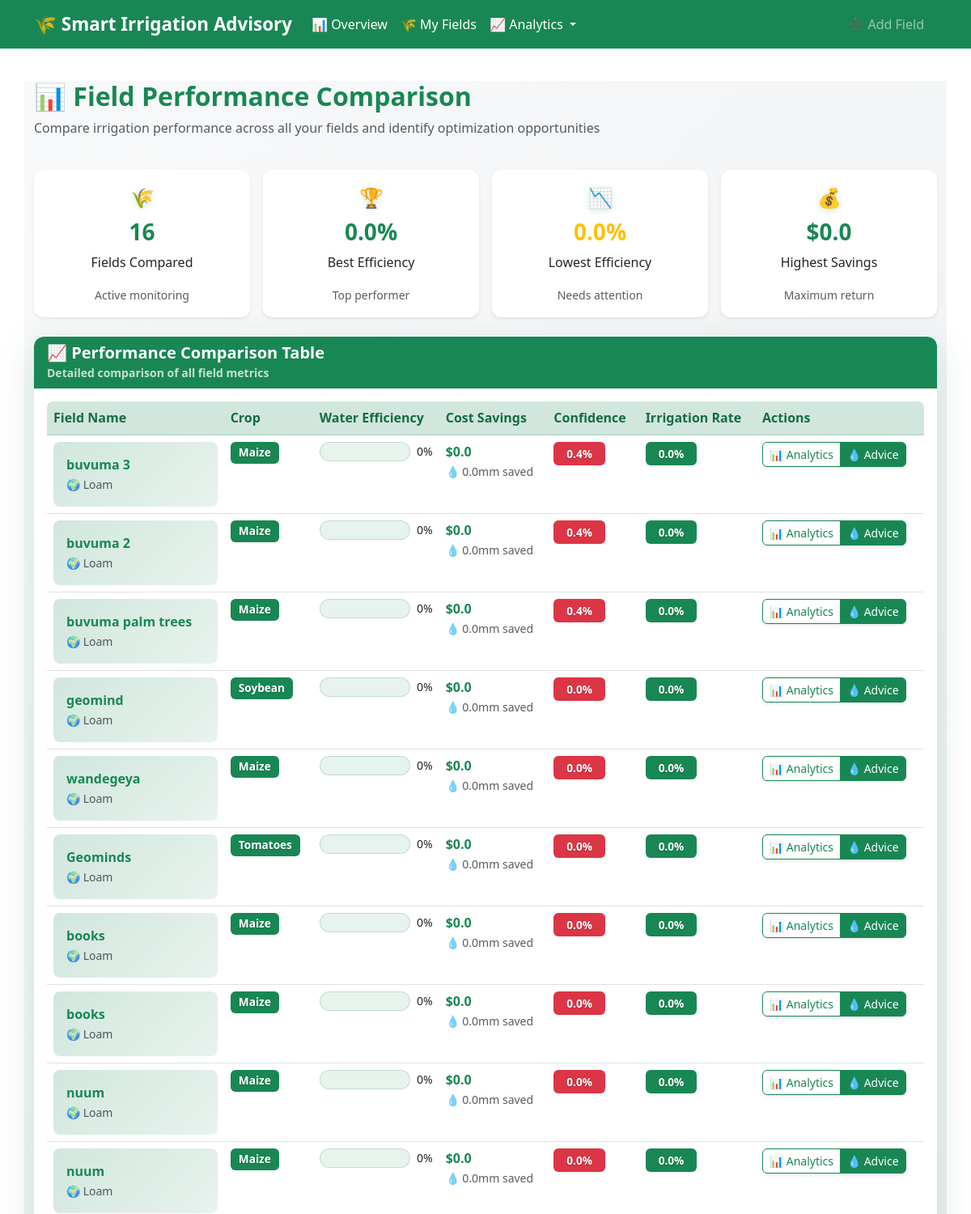
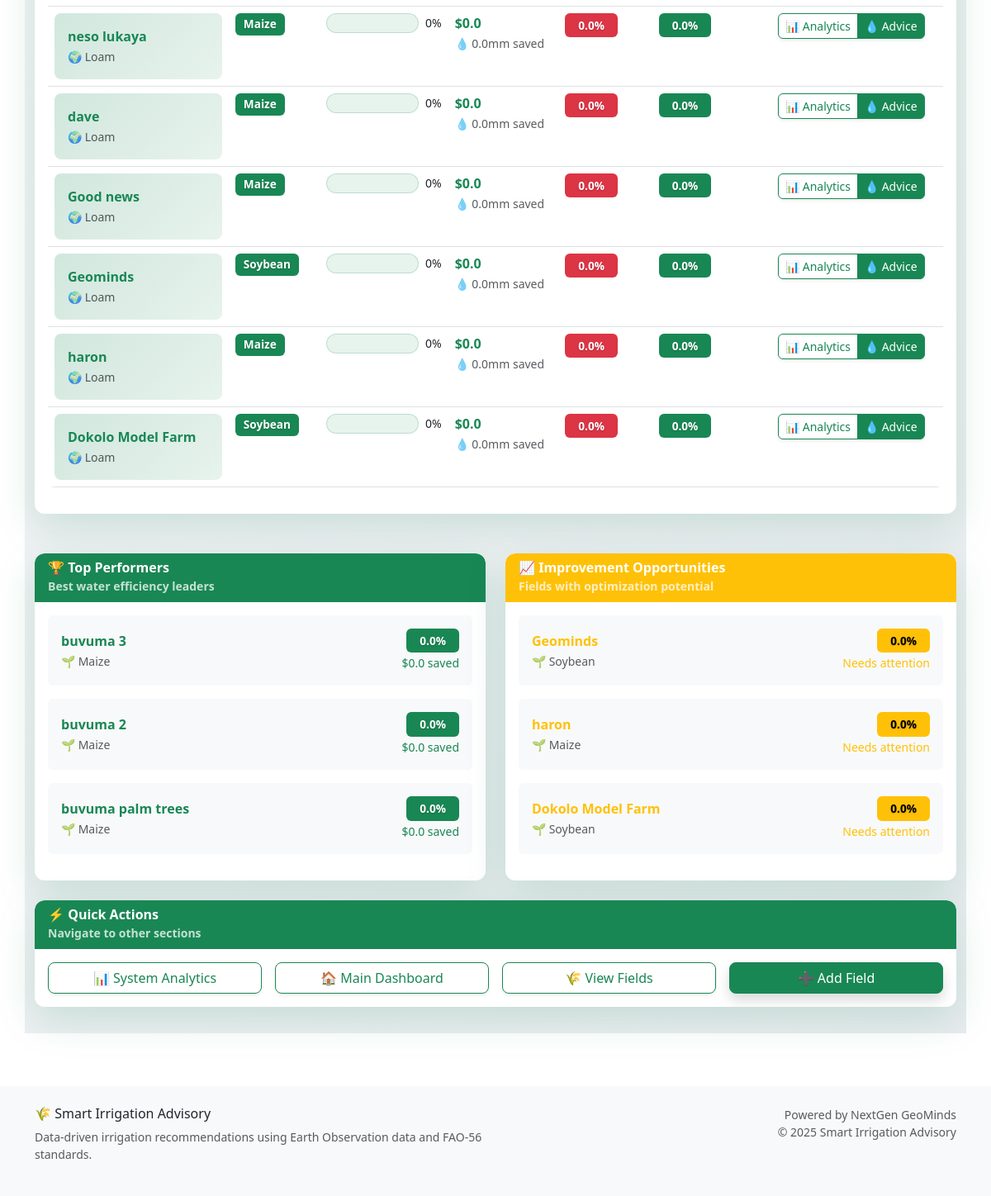
The page /analytics/compare/ on the database as committed earlier (2 pictures, top to bottom).
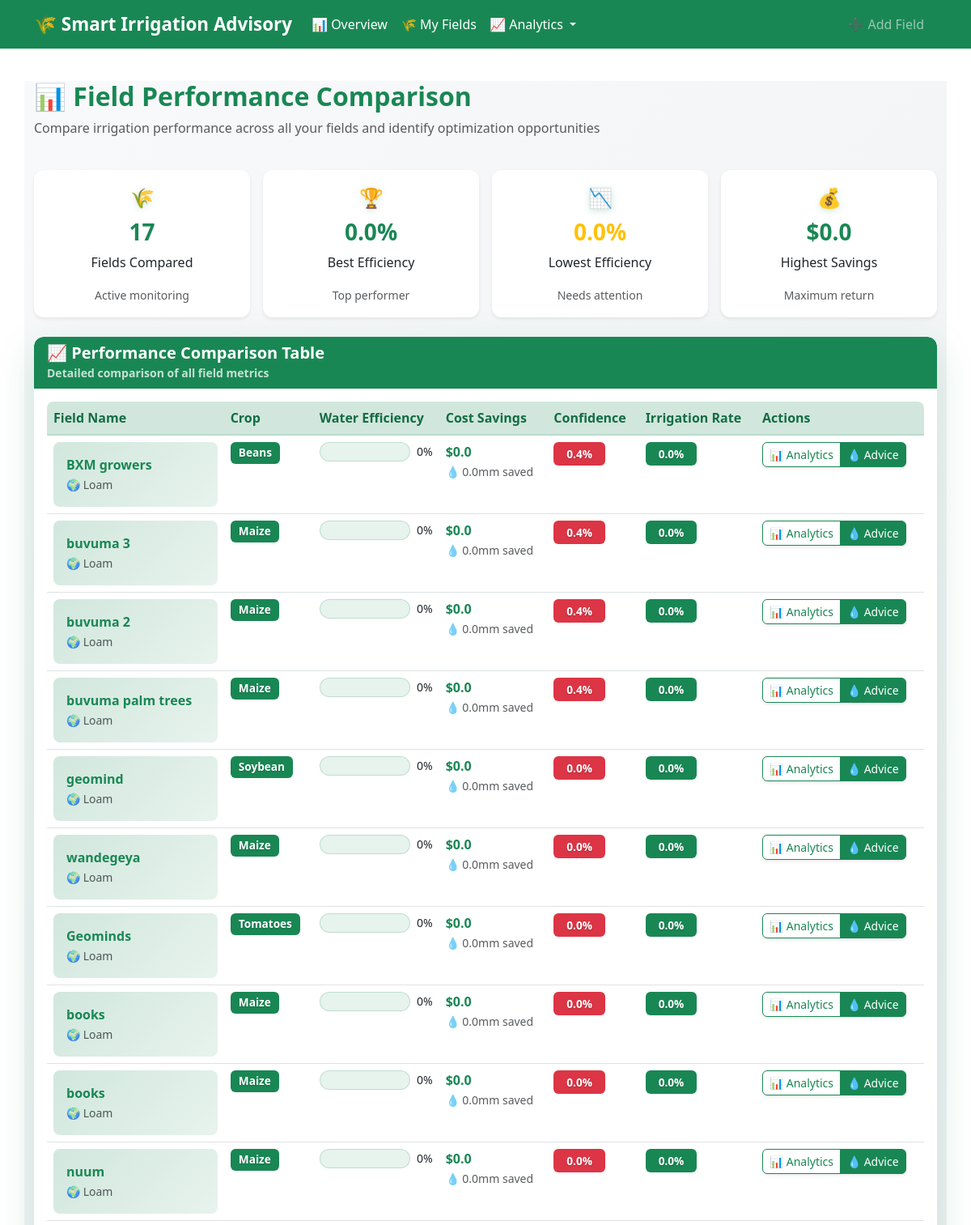
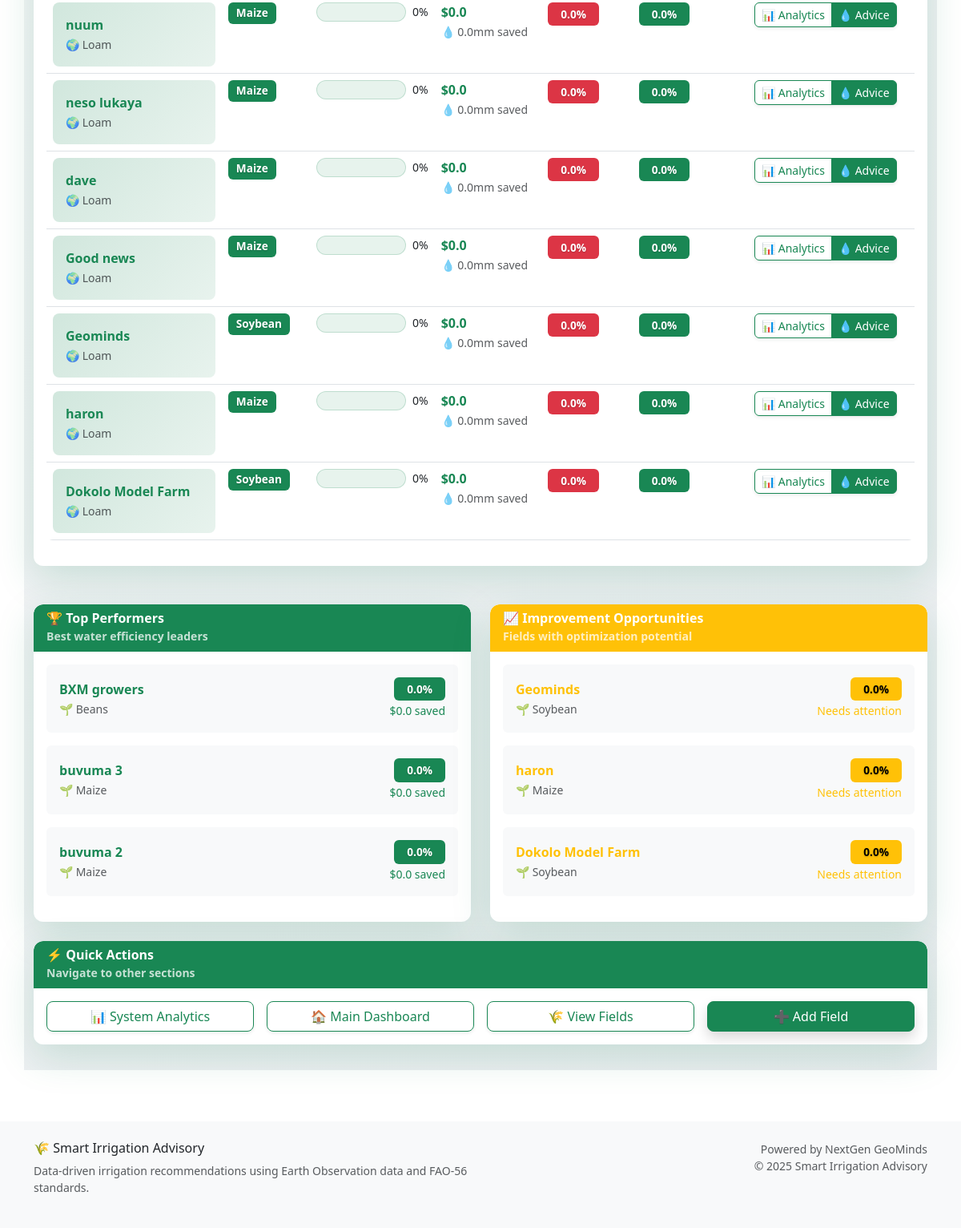
The same page on the database as committed later (2 pictures, top to bottom).
### advisory/models.py (models this page shows, shortened)
class FarmField(models.Model):
    CROP_CHOICES = [
        ("maize", "Maize"),
        ("soybean", "Soybean"),
        ("rice", "Rice"),
        ("wheat", "Wheat"),
        ("sugarcane", "Sugarcane"),
        ("cotton", "Cotton"),
        ("beans", "Beans"),
        ("potatoes", "Potatoes"),
        ("tomatoes", "Tomatoes"),
        ("cassava", "Cassava"),
    ]
    SOIL_CHOICES = [
        ("clay", "Clay"),
        ("loam", "Loam"),
        ("sandy", "Sandy"),
        ("silt", "Silt"),
        ("clay_loam", "Clay Loam"),
        ("sandy_loam", "Sandy Loam"),
    ]
    name = models.CharField(max_length=100)
    latitude = models.FloatField(_('Latitude'), validators=[
        MinValueValidator(-90.0), MaxValueValidator(90.0)])
    longitude = models.FloatField(_('Longitude'), validators=[
        MinValueValidator(-180.0), MaxValueValidator(180.0)])
    soil_type = models.CharField(
        choices=SOIL_CHOICES, max_length=20, default="loam", null=True, blank=True)
    crop_type = models.CharField(
        choices=CROP_CHOICES, max_length=20, default="maize")
    planting_date = models.DateField(_('Planting Date'), default=date.today)
    field_area_ha = models.FloatField(
        _('Field Area (ha)'),
        validators=[MinValueValidator(0.1), MaxValueValidator(1000.0)],
        null=True, blank=True,
        help_text="Field area in hectares"
    )
    elevation = models.FloatField(
        _('Elevation (m)'),
        null=True, blank=True,
        help_text="Field elevation in meters"
    )
    created_at = models.DateTimeField(auto_now_add=True)
    updated_at = models.DateTimeField(auto_now=True)
    class Meta:
        ordering = ['-created_at']
        verbose_name = 'Farm Field'
        verbose_name_plural = 'Farm Fields'

### advisory/views.py (the view)
# urls.py: path('analytics/compare/', views.performance_comparison_view,
def performance_comparison_view(request):
    fields = FarmField.objects.all()
    analytics = IrrigationAnalytics()
    field_performances = []
    for field in fields:
        performance = analytics.get_field_performance_summary(field.id, 30)
        field_performances.append({
            'field': field,
            'performance': performance
        })
    field_performances.sort(
        key=lambda x: x['performance']['water_use_efficiency'], reverse=True)
    context = {
        'field_performances': field_performances,
        'total_fields': len(field_performances)
    }
    return render(request, 'advisory/performance_comparison.html', context)

### advisory/utils/analytics.py (called while the page is built)
    def _generate_performance_recommendations(self, efficiency: float, confidence: float,
                                              irrigation_count: int, total_count: int) -> List[str]:
        recommendations = []
        if efficiency < 0.7:
            recommendations.append(
                "Consider adjusting irrigation timing to improve water use efficiency")
        if confidence < 0.6:
            recommendations.append(
                "Data quality could be improved by ensuring consistent weather data sources")
        if irrigation_count / total_count > 0.8:
            recommendations.append(
                "High irrigation frequency detected - consider soil moisture monitoring")
        if not recommendations:
            recommendations.append(
                "Performance is optimal - continue current practices")
        return recommendations

### templates/advisory/performance_comparison.html (shortened to what the changed rows need)
{% extends "base.html" %} {% load static %} {% block title %}Performance Comparison{% endblock %} {% block content %}
<div class="container mt-4 comparison-page">
  <div class="row mb-4">
    <div class="col-12">
      <h2 class="text-success fw-bold">📊 Field Performance Comparison</h2>
    </div>
  </div>
  {% if field_performances %}
  <div class="row mb-4 g-3">
    <div class="col-md-3">
      <div class="card border-0 shadow-sm text-center h-100">
        <div class="card-body">
          <div class="metric-icon text-success mb-2">🌾</div>
          <h3 class="text-success fw-bold">{{ total_fields }}</h3>
          <p class="card-text fw-medium">Fields Compared</p>
          <small class="text-muted">Active monitoring</small>
        </div>
      </div>
    </div>
    <div class="col-md-3">
      <div class="card border-0 shadow-sm text-center h-100">
        <div class="card-body">
          <div class="metric-icon text-success mb-2">🏆</div>
          <h3 class="text-success fw-bold">
            {% for fp in field_performances %} {% if forloop.first %} {{ fp.performance.water_use_efficiency|floatformat:1 }}% {% endif %} {% endfor %}
          </h3>
          <p class="card-text fw-medium">Best Efficiency</p>
          <small class="text-muted">Top performer</small>
        </div>
      </div>
    </div>
    <div class="col-md-3">
      <div class="card border-0 shadow-sm text-center h-100">
        <div class="card-body">
          <div class="metric-icon text-warning mb-2">📉</div>
          <h3 class="text-warning fw-bold">
            {% for fp in field_performances %} {% if forloop.last %} {{ fp.performance.water_use_efficiency|floatformat:1 }}% {% endif %} {% endfor %}
          </h3>
          <p class="card-text fw-medium">Lowest Efficiency</p>
          <small class="text-muted">Needs attention</small>
        </div>
      </div>
    </div>
    <div class="col-md-3">
      <div class="card border-0 shadow-sm text-center h-100">
        <div class="card-body">
          <div class="metric-icon text-success mb-2">💰</div>
          <h3 class="text-success fw-bold">
            {% for fp in field_performances %} {% if forloop.first %} ${{ fp.performance.cost_savings|floatformat:1 }} {% endif %} {% endfor %}
          </h3>
          <p class="card-text fw-medium">Highest Savings</p>
          <small class="text-muted">Maximum return</small>
        </div>
      </div>
    </div>
  </div>
  <div class="card border-0 shadow-lg">
    <div class="card-header bg-success text-white border-0">
      <h5 class="mb-0 fw-bold">📈 Performance Comparison Table</h5>
      <small class="opacity-75">Detailed comparison of all field metrics</small>
    </div>
    <div class="card-body">
      <div class="table-responsive">
        <table class="table table-hover">
          <thead class="table-success">
            <tr>
              <th class="fw-bold">Field Name</th>
              <th class="fw-bold">Crop</th>
              <th class="fw-bold">Water Efficiency</th>
              <th class="fw-bold">Cost Savings</th>
              <th class="fw-bold">Confidence</th>
              <th class="fw-bold">Irrigation Rate</th>
              <th class="fw-bold">Actions</th>
            </tr>
          </thead>
          <tbody>
            {% for fp in field_performances %}
            <tr class="table-row-hover">
              <td>
                <div class="field-info">
                  <strong class="text-success">{{ fp.field.name }}</strong>
                  <br /><small class="text-muted">🌍 {{ fp.field.soil_type|title }}</small>
                </div>
              </td>
              <td>
                <span class="badge bg-success">{{ fp.field.crop_type|title }}</span>
              </td>
              <td>
                <div class="d-flex align-items-center">
                  <div class="progress flex-grow-1 me-2" style="height: 24px; border-radius: 12px">
                  </div>
                  <small class="fw-medium">{{ fp.performance.water_use_efficiency|floatformat:0 }}%</small>
                </div>
              </td>
              <td>
                <div class="savings-info">
                  <span class="text-success fw-bold">${{ fp.performance.cost_savings|floatformat:1 }}</span>
                  <br /><small class="text-muted">💧 {{ fp.performance.water_saved|floatformat:1 }}mm saved</small>
                </div>
              </td>
              <td>
                <span
                  class="badge {% if fp.performance.avg_confidence > 0.7 %}bg-success{% elif fp.performance.avg_confidence > 0.4 %}bg-warning{% else %}bg-danger{% endif %} px-3 py-2"
                >
                  {{ fp.performance.avg_confidence|floatformat:1 }}%
                </span>
              </td>
              <td>
                <span
                  class="badge {% if fp.performance.irrigation_frequency > 0.8 %}bg-warning{% elif fp.performance.irrigation_frequency > 0.5 %}bg-info{% else %}bg-success{% endif %} px-3 py-2"
                >
                  {{ fp.performance.irrigation_frequency|floatformat:1 }}%
                </span>
              </td>
              <td>
                <div class="btn-group btn-group-sm">
                  <a href="{% url 'advisory:field_analytics' fp.field.id %}" class="btn btn-outline-success shadow-sm"> 📊 Analytics </a>
                  <a href="{% url 'advisory:get_advice' fp.field.id %}" class="btn btn-success shadow-sm"> 💧 Advice </a>
                </div>
              </td>
            </tr>
            {% endfor %}
          </tbody>
        </table>
      </div>
    </div>
  </div>
  <div class="row mt-4 g-4">
    <div class="col-md-6">
      <div class="card border-0 shadow-lg h-100">
        <div class="card-header bg-success text-white border-0">
          <h6 class="mb-0 fw-bold">🏆 Top Performers</h6>
          <small class="opacity-75">Best water efficiency leaders</small>
        </div>
        <div class="card-body">
          {% for fp in field_performances|slice:":3" %}
          <div class="d-flex justify-content-between align-items-center p-3 bg-light rounded mb-3">
            <div class="performer-info">
              <strong class="text-success">{{ fp.field.name }}</strong>
              <br /><small class="text-muted">🌱 {{ fp.field.crop_type|title }}</small>
            </div>
            <div class="text-end">
              <span class="badge bg-success px-3 py-2">{{ fp.performance.water_use_efficiency|floatformat:1 }}%</span>
              <br /><small class="text-success fw-medium">${{ fp.performance.cost_savings|floatformat:1 }} saved</small>
            </div>
          </div>
          {% endfor %}
        </div>
      </div>
    </div>
    <div class="col-md-6">
      <div class="card border-0 shadow-lg h-100">
        <div class="card-header bg-warning text-white border-0">
          <h6 class="mb-0 fw-bold">📈 Improvement Opportunities</h6>
          <small class="opacity-75">Fields with optimization potential</small>
        </div>
        <div class="card-body">
          {% for fp in field_performances|slice:"-3:" %}
          <div class="d-flex justify-content-between align-items-center p-3 bg-light rounded mb-3">
            <div class="improvement-info">
              <strong class="text-warning">{{ fp.field.name }}</strong>
              <br /><small class="text-muted">🌱 {{ fp.field.crop_type|title }}</small>
            </div>
            <div class="text-end">
              <span class="badge bg-warning px-3 py-2">{{ fp.performance.water_use_efficiency|floatformat:1 }}%</span>
              <br /><small class="text-warning fw-medium">Needs attention</small>
            </div>
          </div>
          {% endfor %}
        </div>
      </div>
    </div>
  </div>
  {% endif %}
</div>
{% endblock %}

Rows that differ between the two databases and show on the page:
no longer on one of the page's lists (row unchanged): FarmField: field.name "buvuma palm trees", field.crop_type "Maize"
added FarmField: performance.water_use_efficiency "0.0", performance.cost_savings "0.0", field.name "BXM growers", field.soil_type "Loam", field.crop_type "Beans", performance.water_use_efficiency "0", performance.water_saved "0.0", performance.avg_confidence "0.4", performance.irrigation_frequency "0.0"
Other text that changed with them:
{{ total_fields }}: "16" → "17"
